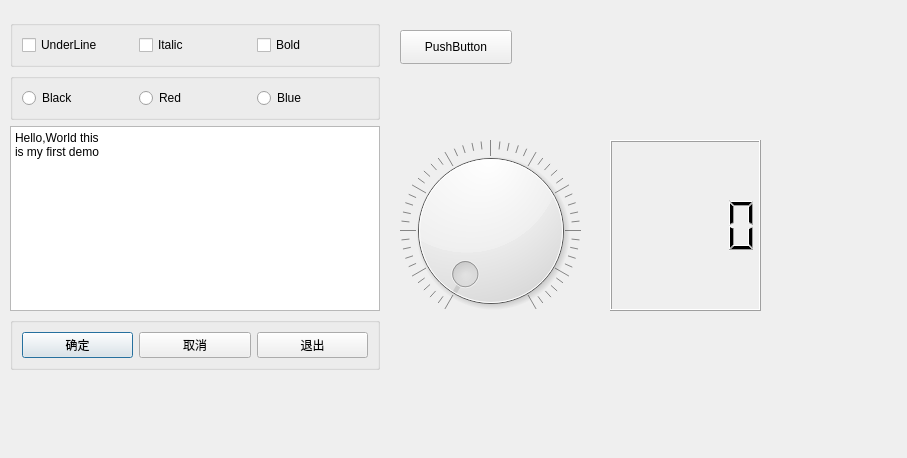
<?xml version="1.0" encoding="UTF-8"?>
<ui version="4.0">
 <class>Dialog</class>
 <widget class="QDialog" name="Dialog">
  <property name="geometry">
   <rect>
    <x>0</x>
    <y>0</y>
    <width>907</width>
    <height>458</height>
   </rect>
  </property>
  <property name="windowTitle">
   <string>Dialog</string>
  </property>
  <widget class="QWidget" name="layoutWidget">
   <property name="geometry">
    <rect>
     <x>10</x>
     <y>20</y>
     <width>370</width>
     <height>350</height>
    </rect>
   </property>
   <layout class="QVBoxLayout" name="verticalLayout_2">
    <item>
     <widget class="QGroupBox" name="groupBox">
      <property name="title">
       <string/>
      </property>
      <layout class="QHBoxLayout" name="horizontalLayout">
       <item>
        <widget class="QCheckBox" name="checkBox">
         <property name="text">
          <string>UnderLine</string>
         </property>
        </widget>
       </item>
       <item>
        <widget class="QCheckBox" name="checkBox_2">
         <property name="text">
          <string>Italic</string>
         </property>
        </widget>
       </item>
       <item>
        <widget class="QCheckBox" name="checkBox_3">
         <property name="text">
          <string>Bold</string>
         </property>
        </widget>
       </item>
      </layout>
     </widget>
    </item>
    <item>
     <widget class="QGroupBox" name="groupBox_2">
      <property name="title">
       <string/>
      </property>
      <layout class="QHBoxLayout" name="horizontalLayout_2">
       <item>
        <widget class="QRadioButton" name="radioButton_1">
         <property name="text">
          <string>Black</string>
         </property>
        </widget>
       </item>
       <item>
        <widget class="QRadioButton" name="radioButton_2">
         <property name="text">
          <string>Red</string>
         </property>
        </widget>
       </item>
       <item>
        <widget class="QRadioButton" name="radioButton_3">
         <property name="text">
          <string>Blue</string>
         </property>
        </widget>
       </item>
      </layout>
     </widget>
    </item>
    <item>
     <widget class="QPlainTextEdit" name="textEdit">
      <property name="plainText">
       <string>Hello,World this
is my first demo</string>
      </property>
     </widget>
    </item>
    <item>
     <widget class="QGroupBox" name="groupBox_3">
      <property name="title">
       <string/>
      </property>
      <layout class="QHBoxLayout" name="horizontalLayout_3">
       <item>
        <widget class="QPushButton" name="pushButton">
         <property name="text">
          <string>确定</string>
         </property>
        </widget>
       </item>
       <item>
        <widget class="QPushButton" name="pushButton_2">
         <property name="text">
          <string>取消</string>
         </property>
        </widget>
       </item>
       <item>
        <widget class="QPushButton" name="pushButton_3">
         <property name="text">
          <string>退出</string>
         </property>
        </widget>
       </item>
      </layout>
     </widget>
    </item>
   </layout>
  </widget>
  <widget class="QPushButton" name="pushButton_4">
   <property name="geometry">
    <rect>
     <x>400</x>
     <y>30</y>
     <width>112</width>
     <height>34</height>
    </rect>
   </property>
   <property name="text">
    <string>PushButton</string>
   </property>
  </widget>
  <widget class="QDial" name="dial">
   <property name="geometry">
    <rect>
     <x>400</x>
     <y>140</y>
     <width>181</width>
     <height>181</height>
    </rect>
   </property>
   <property name="notchesVisible">
    <bool>true</bool>
   </property>
  </widget>
  <widget class="QLCDNumber" name="lcdNumber">
   <property name="geometry">
    <rect>
     <x>610</x>
     <y>140</y>
     <width>151</width>
     <height>171</height>
    </rect>
   </property>
  </widget>
 </widget>
 <resources/>
 <connections>
  <connection>
   <sender>pushButton</sender>
   <signal>clicked()</signal>
   <receiver>Dialog</receiver>
   <slot>accept()</slot>
   <hints>
    <hint type="sourcelabel">
     <x>73</x>
     <y>345</y>
    </hint>
    <hint type="destinationlabel">
     <x>69</x>
     <y>382</y>
    </hint>
   </hints>
  </connection>
  <connection>
   <sender>pushButton_2</sender>
   <signal>clicked()</signal>
   <receiver>Dialog</receiver>
   <slot>reject()</slot>
   <hints>
    <hint type="sourcelabel">
     <x>177</x>
     <y>340</y>
    </hint>
    <hint type="destinationlabel">
     <x>163</x>
     <y>395</y>
    </hint>
   </hints>
  </connection>
  <connection>
   <sender>pushButton_3</sender>
   <signal>clicked()</signal>
   <receiver>Dialog</receiver>
   <slot>close()</slot>
   <hints>
    <hint type="sourcelabel">
     <x>327</x>
     <y>340</y>
    </hint>
    <hint type="destinationlabel">
     <x>318</x>
     <y>401</y>
    </hint>
   </hints>
  </connection>
 </connections>
</ui>
